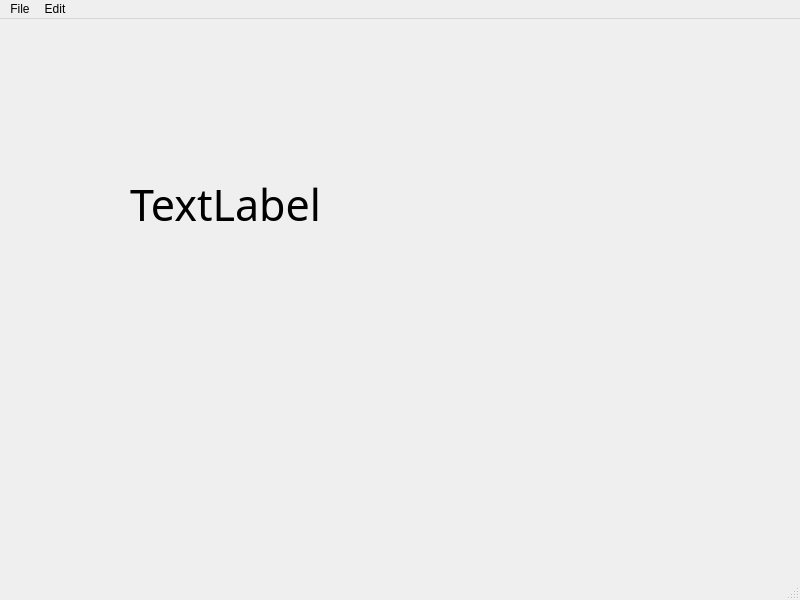
<?xml version="1.0" encoding="UTF-8"?>
<ui version="4.0">
 <class>MainWindow</class>
 <widget class="QMainWindow" name="MainWindow">
  <property name="geometry">
   <rect>
    <x>0</x>
    <y>0</y>
    <width>800</width>
    <height>600</height>
   </rect>
  </property>
  <property name="windowTitle">
   <string>MainWindow</string>
  </property>
  <widget class="QWidget" name="centralwidget">
   <widget class="QLabel" name="label">
    <property name="geometry">
     <rect>
      <x>130</x>
      <y>150</y>
      <width>251</width>
      <height>71</height>
     </rect>
    </property>
    <property name="font">
     <font>
      <family>Sawasdee</family>
      <pointsize>32</pointsize>
     </font>
    </property>
    <property name="text">
     <string>TextLabel</string>
    </property>
   </widget>
  </widget>
  <widget class="QMenuBar" name="menubar">
   <property name="geometry">
    <rect>
     <x>0</x>
     <y>0</y>
     <width>800</width>
     <height>22</height>
    </rect>
   </property>
   <widget class="QMenu" name="menuFile">
    <property name="title">
     <string>File</string>
    </property>
    <addaction name="actionNew"/>
    <addaction name="actionSave"/>
   </widget>
   <widget class="QMenu" name="menuEdit">
    <property name="title">
     <string>Edit</string>
    </property>
    <addaction name="actionCopy"/>
    <addaction name="actionPaste"/>
   </widget>
   <addaction name="menuFile"/>
   <addaction name="menuEdit"/>
  </widget>
  <widget class="QStatusBar" name="statusbar"/>
  <action name="actionNew">
   <property name="text">
    <string>New</string>
   </property>
   <property name="statusTip">
    <string>Create a new file</string>
   </property>
   <property name="shortcut">
    <string>Ctrl+N</string>
   </property>
  </action>
  <action name="actionSave">
   <property name="text">
    <string>Save</string>
   </property>
   <property name="statusTip">
    <string>Save file</string>
   </property>
   <property name="shortcut">
    <string>Ctrl+S</string>
   </property>
  </action>
  <action name="actionCopy">
   <property name="text">
    <string>Copy</string>
   </property>
   <property name="statusTip">
    <string>Copy selection</string>
   </property>
   <property name="shortcut">
    <string>Ctrl+C</string>
   </property>
  </action>
  <action name="actionPaste">
   <property name="text">
    <string>Paste</string>
   </property>
   <property name="statusTip">
    <string>Paste from clipboard</string>
   </property>
   <property name="shortcut">
    <string>Ctrl+V</string>
   </property>
  </action>
 </widget>
 <resources/>
 <connections/>
</ui>
